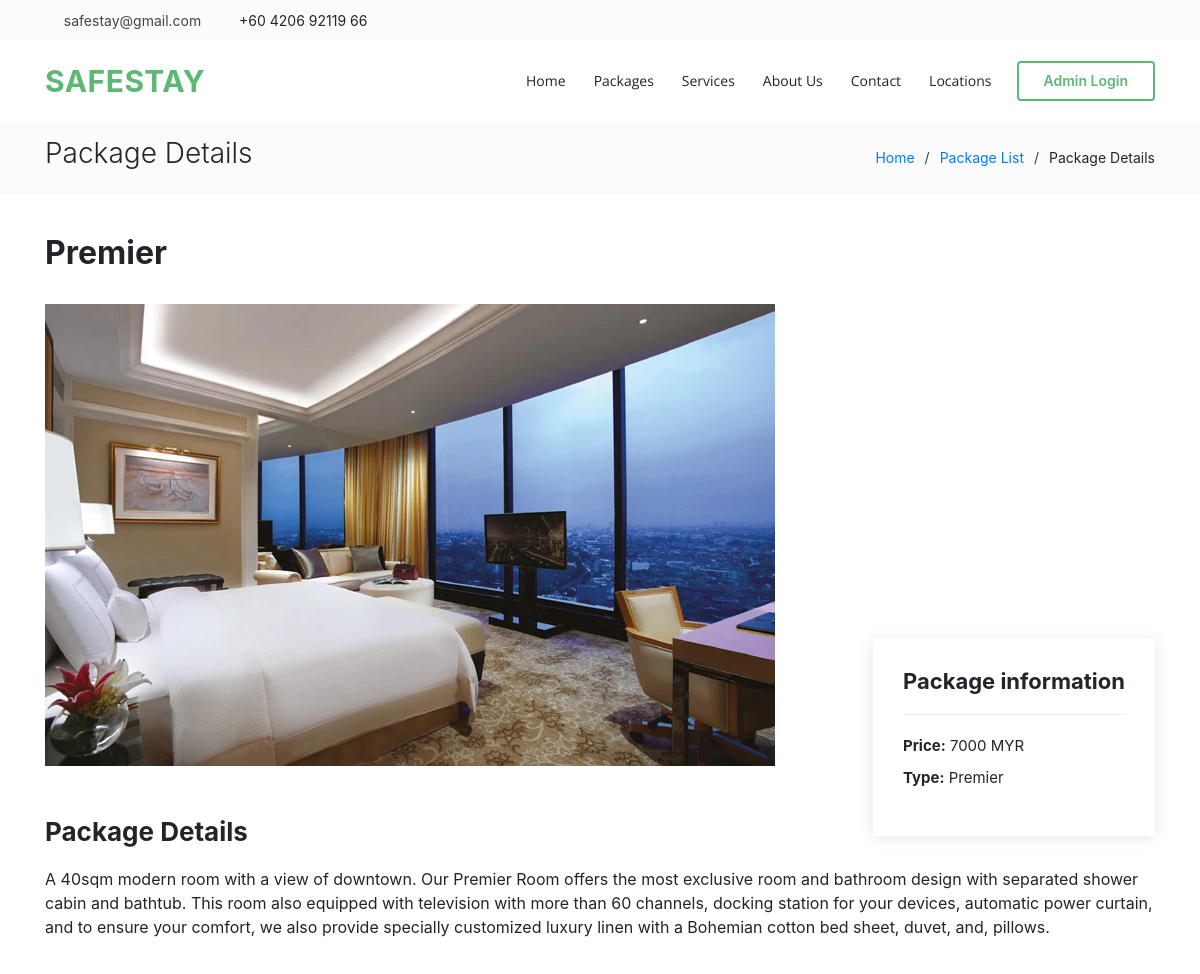
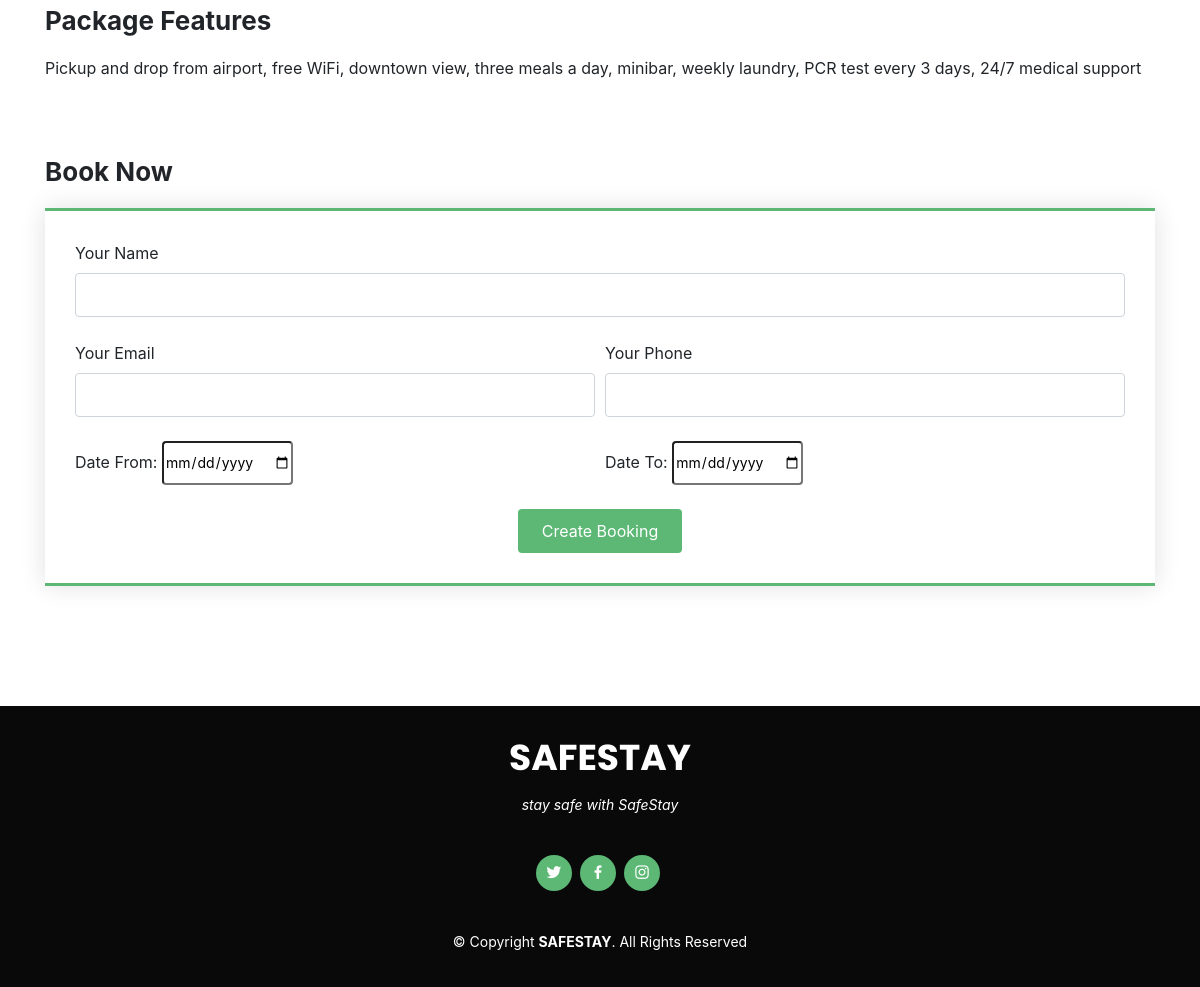
/package-details.php?pkg_id=2, run on the app's committed database (2 pictures, top to bottom).
### tables this page shows
CREATE TABLE `packages` (
  `htl_id` int(11) NOT NULL,
  `pkg_id` int(11) NOT NULL,
  `pkg_name` varchar(200) DEFAULT NULL,
  `pkg_type` varchar(150) DEFAULT NULL,
  `pkg_price` int(11) DEFAULT NULL,
  `pkg_features` varchar(255) DEFAULT NULL,
  `pkg_details` mediumtext DEFAULT NULL,
  `pkg_image` varchar(100) DEFAULT NULL,
  `creation_date` timestamp NULL DEFAULT NULL,
  `update_date` timestamp NULL DEFAULT NULL
);

### package-details.php (the view, shortened to what this page needs)
<?php
include('assets/includes/config.php');
?>
<!DOCTYPE html>
<html lang="en">
<head>
  <link href="assets/vendor/bootstrap/css/bootstrap.min.css" rel="stylesheet">
  <link href="assets/vendor/icofont/icofont.min.css" rel="stylesheet">
  <link href="assets/vendor/boxicons/css/boxicons.min.css" rel="stylesheet">
  <link href="assets/vendor/animate.css/animate.min.css" rel="stylesheet">
  <link href="assets/vendor/owl.carousel/assets/owl.carousel.min.css" rel="stylesheet">
  <link href="assets/vendor/venobox/venobox.css" rel="stylesheet">
  <link href="assets/css/style.css" rel="stylesheet">
  <link rel="stylesheet" href="https://maxcdn.bootstrapcdn.com/bootstrap/4.0.0/css/bootstrap.min.css">
  <link href="https://unpkg.com/gijgo@1.9.13/css/gijgo.min.css" rel="stylesheet" type="text/css" />
</head>
<body>
  <?php include('assets/includes/header.php'); ?>
  <main id="main">
    <section class="breadcrumbs">
      <div class="container">
        <div class="d-flex justify-content-between align-items-center">
          <h2>Package Details</h2>
          <ol>
            <li><a href="index.php">Home</a></li>
            <li><a href="package-list.php">Package List</a></li>
            <li>Package Details</li>
          </ol>
        </div>
      </div>
    </section>
    <?php
    $pid = intval($_GET['pkg_id']);
    $sql = "SELECT * from packages where pkg_id=:pid";
    $query = $dbh->prepare($sql);
    $query->bindParam(':pid', $pid, PDO::PARAM_STR);
    $query->execute();
    $results = $query->fetchAll(PDO::FETCH_OBJ);
    if ($query->rowCount() > 0) {
      foreach ($results as $result) {  ?>
        <section id="portfolio-details" class="portfolio-details">
          <div class="container">
            <h2><b><?php echo htmlentities($result->pkg_name); ?></b> </h2> <br>
            <div class="portfolio-details-container">
              <div>
                <img src="admin/img/pkgimage/<?php echo htmlentities($result->pkg_image); ?>" class="img-fluid" alt="">
              </div>
              <div class="portfolio-info">
                <h3>Package information</h3>
                <ul>
                  <li><strong>Price:</strong> <?php echo htmlentities($result->pkg_price); ?> MYR</li>
                  <li><strong>Type:</strong> <?php echo htmlentities($result->pkg_type); ?></li>
                </ul>
              </div>
            </div>
            <div class="portfolio-description">
              <h2>Package Details</h2>
              <p>
                <?php echo htmlentities($result->pkg_details); ?>
              </p>
              <br>
              <h2>Package Features</h2>
              <p>
                <?php echo htmlentities($result->pkg_features); ?>
              </p>
              <section id="booking" class="contact">
                <h2>Book Now</h2>
                <form name="booking" method="post" class="php-email-form" name="bookinsgform">
                  <div class="form-group">
                    <label>Your Name</label>
                    <input type="text" name="name" class="form-control" id="name" data-rule="minlen:4" data-msg="Please enter at least 4 chars" />
                  </div>
                  <div class="form-row">
                    <div class="form-group col-md-6">
                      <label>Your Email</label>
                      <input type="email" class="form-control" name="email" id="email" data-rule="email" data-msg="Please enter a valid email" />
                    </div>
                    <div class="form-group col-md-6">
                      <label>Your Phone</label>
                      <input type="text" name="phone" class="form-control" id="name" data-rule="minlen:4" data-msg="Please enter valid phone number" />
                    </div>
                  </div>
                  <div class="form-row">
                    <div action="/action_page.php" class="form-group col-md-6">
                      <label for="from">Date From:</label>
                      <input type="date" id="from" name="fromdate">
                    </div>
                    <div action="/action_page.php" class="form-group col-md-6">
                      <label for="to">Date To:</label>
                      <input type="date" id="to" name="todate">
                    </div>
                  </div>
                  <div class="text-center"><button type="submit" name="submit">Create Booking</button></div>
                </form>
              </section>
            </div>
          </div>
        </section>
    <?php }
    } ?>
  </main>
  <?php include('assets/includes/footer.php'); ?>
</body>
</html>

### assets/css/style.css (style rules this page uses)
body { font-family: "Open Sans", sans-serif; color: #444444; }
a { color: #5cb874; }
h1, h2, h3, h4, h5, h6 { font-family: "Raleway", sans-serif; }
section { padding: 60px 0; }
.contact .php-email-form { width: 100%; border-top: 3px solid #5cb874; border-bottom: 3px solid #5cb874; padding: 30px; background: #fff; box-shadow: 0 0 24px 0 rgba(0, 0, 0, 0.12); }
.contact .php-email-form .form-group { padding-bottom: 8px; }
.contact .php-email-form input, .contact .php-email-form textarea { border-radius: 0; box-shadow: none; font-size: 14px; border-radius: 4px; }
.contact .php-email-form input { height: 44px; }
.contact .php-email-form button[type="submit"] { background: #5cb874; border: 0; padding: 10px 24px; color: #fff; transition: 0.4s; border-radius: 4px; }
.breadcrumbs { padding: 15px 0; background: #fbfbfb; min-height: 40px; margin-top: 122px; }
.breadcrumbs h2 { font-size: 28px; font-weight: 300; }
.breadcrumbs ol { display: flex; flex-wrap: wrap; list-style: none; padding: 0; margin: 0; font-size: 14px; }
.breadcrumbs ol li + li { padding-left: 10px; }
.breadcrumbs ol li + li::before { display: inline-block; padding-right: 10px; color: #3c3c3c; content: "/"; }
.portfolio-details { padding-top: 40px; }
.portfolio-details .portfolio-details-container { position: relative; }
.portfolio-details .portfolio-info { padding: 30px; position: absolute; right: 0; bottom: -70px; background: #fff; box-shadow: 0px 2px 15px rgba(0, 0, 0, 0.1); z-index: 2; }
.portfolio-details .portfolio-info h3 { font-size: 22px; font-weight: 700; margin-bottom: 20px; padding-bottom: 20px; border-bottom: 1px solid #eee; }
.portfolio-details .portfolio-info ul { list-style: none; padding: 0; font-size: 15px; }
.portfolio-details .portfolio-info ul li + li { margin-top: 10px; }
.portfolio-details .portfolio-description { padding-top: 50px; }
.portfolio-details .portfolio-description h2 { width: 50%; font-size: 26px; font-weight: 700; margin-bottom: 20px; }
.portfolio-details .portfolio-description p { padding: 0 0 0 0; }

### data on the page
packages: pkg_name "Premier", pkg_image (picture), pkg_price "7000", pkg_type "Premier", pkg_details "A 40sqm modern room with a view of downtown. Our Premier Room offers the most exclusive room and bathroom design with separated shower cabin and bathtub. This room also equipped with television with more than 60 channels, docking station for your devices, automatic power curtain, and to ensure your comfort, we also provide specially customized luxury linen with a Bohemian cotton bed sheet, duvet, and, pillows.", pkg_features "Pickup and drop from airport, free WiFi, downtown view, three meals a day, minibar, weekly laundry, PCR test every 3 days, 24/7 medical support"
